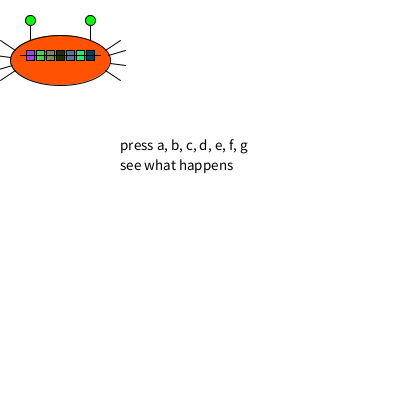
Frame 1 (no input)
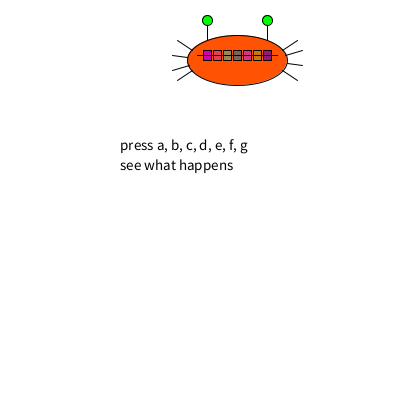
Frame 60 (the mouse pressed at the canvas centre just before this capture)
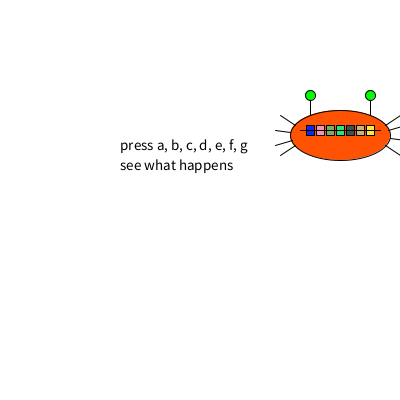
Frame 120 (the mouse held since frame 60 and released just before this capture)

The Processing sketch that drew these frames (run headless with seeded random() and noise(); from frame 60 on, the mouse is pressed at the canvas centre):

// Processing sketch: processing_38585
// ── processing_38585.pde

float x = 60;
float y = 60;
float w = 50;
float h = 50;
float rad = 10; 
float eyeSpace = 30;
float eyeLine = 40;
float teethx= x-30;
String text1 = "press a, b, c, d, e, f, g";
String text2 = "see what happens";


int state = 0;
int speed = 3;

void setup() {
  size(400, 400);
  background(255);
  smooth();
}

void draw() {
  background(255);
  ellipseMode(CENTER);
  rectMode(CENTER);
  
  //text
  fill(0);
  textSize(15);
  text(text1, 120, 150);
  text(text2, 120, 170);
  
  //eyeline
  line(x-eyeSpace, y, x-eyeSpace, y-eyeLine);
  line(x+eyeSpace, y, x+eyeSpace, y-eyeLine);
  
  //body
  fill(255, 83, 3);
  ellipse(x, y, 2*w, h);
  
  //eye
  fill(0, 255, 0);
  ellipse(x-eyeSpace, y-eyeLine, rad, rad);
  ellipse(x+eyeSpace, y-eyeLine, rad, rad);
  
  //legs
  line(x+45, y-10, x+60, y-20);
  line(x+48, y-5, x+65, y-10);
  line(x+50, y+3, x+65, y+5);
  line(x+45, y+10, x+60, y+20);
  
  line(x-45, y+10, x-60, y+20);
  line(x-48, y+5, x-65, y+10);
  line(x-50, y-3, x-65, y-5);
  line(x-45, y-10, x-60, y-20);
  
  
   for(float teethx= x-30; teethx <= x+(w-20) && teethx >= x-30; teethx += 10){
    float r = random(255);
    float g = random(255);
    float b = random(255);
    rectMode(CENTER);
    fill(r, g, b);
    rect(teethx, y-5, 8, 10);
    
    
    if(keyPressed){
      if(key == 'a' || key == 'A'){
        fill(255, 0, 0);
        //rect(x-30, y-5, 8, 10);
        triangle(x-30, y-10, x-25, y, x-35, y);
      } else {
        fill(255);
        rect(x-30, y-5, 8, 10);
  
      }
      
        if(key == 'b' || key =='B'){
          fill(255, 0, 0);
          //rect(x-20, y-5, 8, 10);
          triangle(x-20, y-10, x-15, y, x-25, y);
        } else {
          fill(255);
          rect(x-20, y-5, 8, 10);
       
     }
    
      if(key == 'c' || key == 'C'){
        fill(255, 0, 0);
        //rect(x-10, y-5, 8, 10);
        triangle(x-10, y-10, x-5, y, x-15, y);
      } else {
        fill(255);
        rect(x-10, y-5, 8, 10);
  
      }
      if(key == 'd' || key == 'D'){
        fill(255, 0, 0);
        //rect(x, y-5, 8, 10);
        triangle(x, y-10, x+5, y, x-5, y);
      } else {
        fill(255);
        rect(x, y-5, 8, 10);
  
      }
       if(key == 'e' || key == 'E'){
        fill(255, 0, 0);
        //rect(x+10, y-5, 8, 10);
        triangle(x+10, y-10, x+15, y, x+5, y);
      } else {
        fill(255);
        rect(x+10, y-5, 8, 10);
  
      }
        if(key == 'f' || key == 'F'){
        fill(255, 0, 0);
        //rect(x+20, y-5, 8, 10);
        triangle(x+20, y-10, x+25, y, x+15, y);
      } else {
        fill(255);
        rect(x+20, y-5, 8, 10);
  
      }
        if(key == 'g' || key == 'G'){
        fill(255, 0, 0);
        //rect(x+30, y-5, 8, 10);
        triangle(x+30, y-10, x+35, y, x+25, y);
      } else {
        fill(255);
        rect(x+30, y-5, 8, 10);
      }
     }
}
  
    
  //mouthsmile
    line(x-40, y-5, x+40, y-5);
  
  //move
  if (state == 0){
    x = x + speed;
    if(x > width - 60){
      x = width - 60;
      state = 1;
    }
  } else if(state == 1){
    y = y + speed;
    if (y > height - 40){
      y = height - 40;
      state = 2;
    }
  } else if(state == 2){
    x = x - speed;
    if(x < 60){
      x = 60;
      state = 3;
    }
  } else if(state == 3){
    y = y - speed;
    if(y < 60){
      y = 60;
      state = 0;
    }
  }
}

 void mousePressed(){
  fill(255, 0, 0);
  ellipse(x-eyeSpace, y-eyeLine, rad, rad);
  ellipse(x+eyeSpace, y-eyeLine, rad, rad);
 }
    
    /*if(key == 'a' || key == 'A'){
      //fill(255, 0, 0);
      //rect(x-30, y-5, 8, 10);
      triangle(x-30, y-10, x-25, y, x+35, y);
    } else {
      fill(255);
      
      rect(x-30, y-5, 8, 10);

    }
    
    if(key == 'b' || key =='B'){
        fill(255, 0, 0);
        rect(x-20, y-5, 8, 10);
      } else {
        fill(255);
        rect(x-20, y-5, 8, 10);
     
   }
  
    if(key == 'c' || key == 'C'){
      fill(255, 0, 0);
      rect(x-10, y-5, 8, 10);
      //rect(x-20, y-5, 8, 10);
    } else {
      fill(255);
      rect(x-10, y-5, 8, 10);

    }
    if(key == 'd' || key == 'D'){
      fill(255, 0, 0);
      rect(x, y-5, 8, 10);
      //rect(x-20, y-5, 8, 10);
    } else {
      fill(255);
      rect(x, y-5, 8, 10);

    }
     if(key == 'e' || key == 'E'){
      fill(255, 0, 0);
      rect(x+10, y-5, 8, 10);
      //rect(x-20, y-5, 8, 10);
    } else {
      fill(255);
      rect(x+10, y-5, 8, 10);

    }
      if(key == 'f' || key == 'F'){
      fill(255, 0, 0);
      rect(x+20, y-5, 8, 10);
      //rect(x-20, y-5, 8, 10);
    } else {
      fill(255);
      rect(x+20, y-5, 8, 10);

    }
      if(key == 'g' || key == 'G'){
      fill(255, 0, 0);
      rect(x+30, y-5, 8, 10);
      //rect(x-20, y-5, 8, 10);
    } else {
      fill(255);
      rect(x+30, y-5, 8, 10);

    }
 }*/
